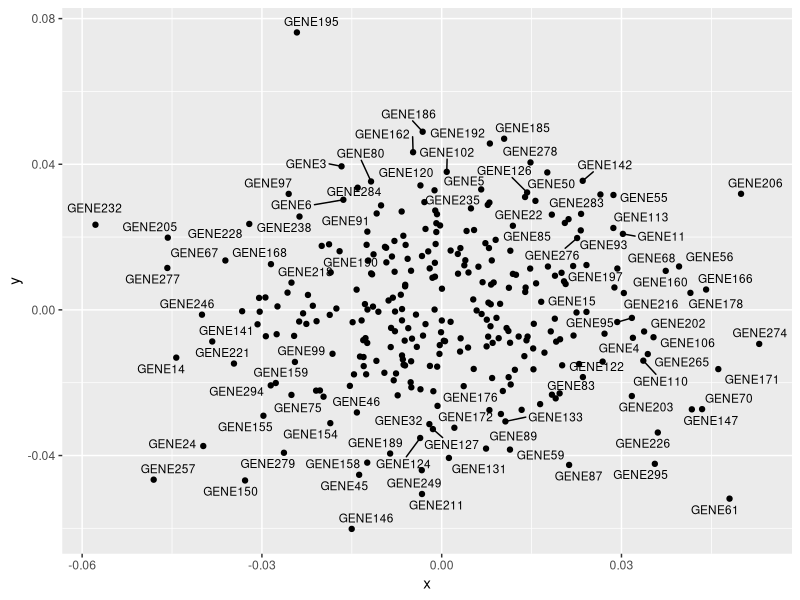
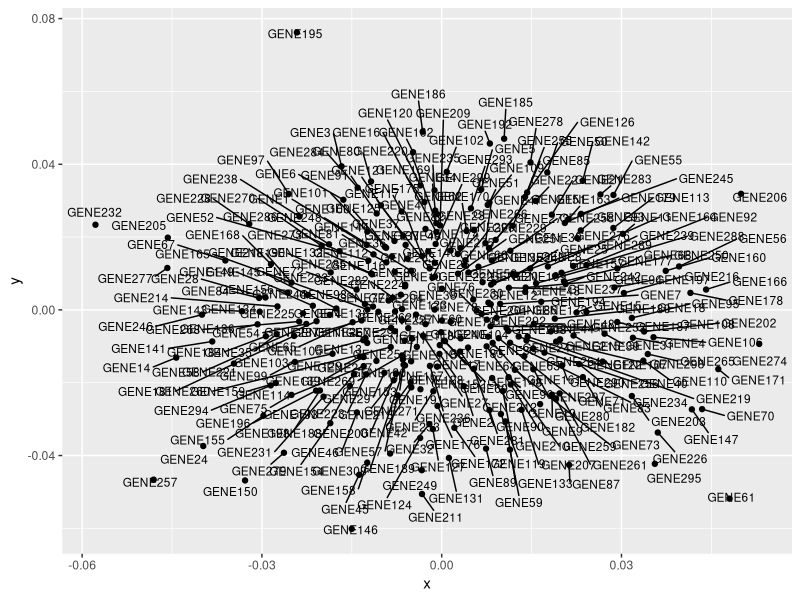

Recreate these plots in R, in order.
# failure-modes claim: default max.overlaps drops labels (with a warning); Inf draws all. Counted from drawn grobs.
a <- commandArgs(TRUE); out <- a[1]; dir.create(out, FALSE, TRUE); setwd(out)
suppressMessages({library(ggplot2); library(ggrepel); library(grid)})
cat("ggplot2", as.character(packageVersion("ggplot2")), " ggrepel", as.character(packageVersion("ggrepel")), "\n")
set.seed(1); dd <- data.frame(x = rnorm(300, sd = .02), y = rnorm(300, sd = .02), l = paste0("GENE", 1:300))
drawn <- function(p) { W <- character(0); png("t.png", 900, 700, res = 100)
  withCallingHandlers({ print(p); grid.force() }, warning = function(w) { W <<- c(W, paste('warning:', conditionMessage(w))); invokeRestart("muffleWarning") },
    message = function(m) { W <<- c(W, paste('message:', conditionMessage(m))); invokeRestart("muffleMessage") })
  g <- grid.ls(grobs = TRUE, viewports = FALSE, print = FALSE); dev.off()
  list(n = sum(grepl("^textrepelgrob", g$name)), warn = unique(W)) }
a1 <- drawn(ggplot(dd, aes(x, y, label = l)) + geom_point() + geom_text_repel(size = 3))
a2 <- drawn(ggplot(dd, aes(x, y, label = l)) + geom_point() + geom_text_repel(size = 3, max.overlaps = Inf, seed = 1))
cat("default: labels drawn", a1$n, "of 300; warning:", a1$warn, "\n")
cat("max.overlaps=Inf: labels drawn", a2$n, "of 300; warning:", length(a2$warn), "\n")
